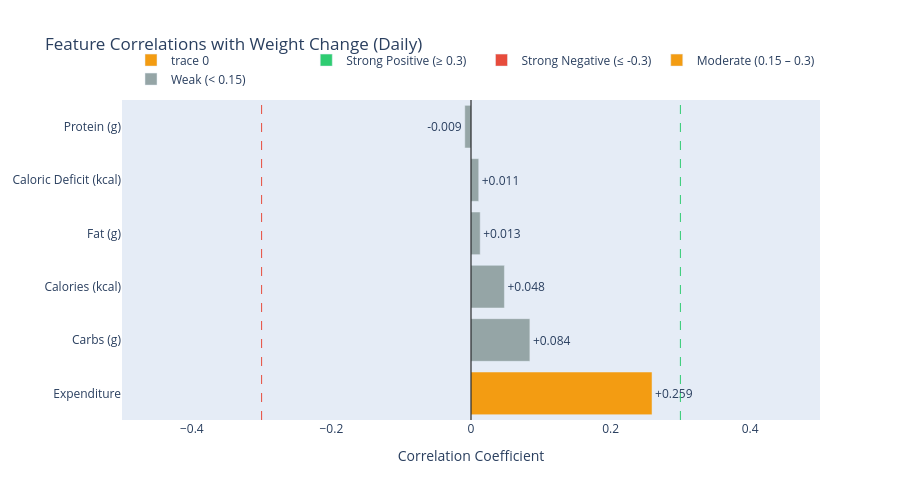

The code cell stored with this chart in its notebook:
### Code cell
# Feature-target correlation
corr_matrix = corr_data.corr()
target_corr = corr_matrix['Weight Change (kg)'].drop(['Weight Change (kg)', 'Weight Change (kg) - Lag 1']).sort_values(ascending=False)

def get_corr_color(val):
    """Color code by correlation strength (accounting for negative correlations)"""
    abs_val = abs(val)
    if abs_val >= 0.3:
        return '#e74c3c' if val < 0 else '#2ecc71'  # Strong negative (red) or positive (green)
    elif abs_val >= 0.15:
        return '#f39c12'  # Moderate (orange)
    else:
        return '#95a5a6'  # Weak (gray)

colors = [get_corr_color(val) for val in target_corr.values]

fig = go.Figure(go.Bar(
    x=target_corr.values,
    y=target_corr.index,
    orientation='h',
    marker=dict(color=colors),
    text=[f'{val:+.3f}' for val in target_corr.values],
    textposition='outside',
    hovertemplate='%{y}: %{x:+.3f}<extra></extra>'
))

# Add reference lines
fig.add_vline(x=0, line=dict(color='black', width=1))
fig.add_vline(x=0.3, line=dict(color='#2ecc71', dash='dash', width=1))
fig.add_vline(x=-0.3, line=dict(color='#e74c3c', dash='dash', width=1))

# Legend
fig.add_trace(go.Bar(x=[None], y=[None], marker=dict(color='#2ecc71'), name='Strong Positive (≥ 0.3)'))
fig.add_trace(go.Bar(x=[None], y=[None], marker=dict(color='#e74c3c'), name='Strong Negative (≤ -0.3)'))
fig.add_trace(go.Bar(x=[None], y=[None], marker=dict(color='#f39c12'), name='Moderate (0.15 – 0.3)'))
fig.add_trace(go.Bar(x=[None], y=[None], marker=dict(color='#95a5a6'), name='Weak (< 0.15)'))

fig.update_layout(
    title='Feature Correlations with Weight Change (Daily)',
    xaxis_title='Correlation Coefficient',
    xaxis=dict(range=[-0.5, 0.5]),
    height=500,
    showlegend=True,
    legend=dict(orientation='h', yanchor='bottom', y=1.02, xanchor='right', x=1),
    bargap=0.2
)

fig.show()

### Figure 1 — Plotly figure (JSON) as saved in the notebook; plotly's stock layout.template omitted (floating-point values rounded to 4 significant figures)
{"data": [{"hovertemplate": "%{y}: %{x:+.3f}<extra></extra>", "marker": {"color": ["#f39c12", "#95a5a6", "#95a5a6", "#95a5a6", "#95a5a6", "#95a5a6"]}, "orientation": "h", "text": ["+0.259", "+0.084", "+0.048", "+0.013", "+0.011", "-0.009"], "textposition": "outside", "type": "bar", "x": [0.2594, 0.08436, 0.04788, 0.01318, 0.01109, -0.008908], "y": ["Expenditure", "Carbs (g)", "Calories (kcal)", "Fat (g)", "Caloric Deficit (kcal)", "Protein (g)"]}, {"marker": {"color": "#2ecc71"}, "name": "Strong Positive (≥ 0.3)", "type": "bar", "x": [null], "y": [null]}, {"marker": {"color": "#e74c3c"}, "name": "Strong Negative (≤ -0.3)", "type": "bar", "x": [null], "y": [null]}, {"marker": {"color": "#f39c12"}, "name": "Moderate (0.15 – 0.3)", "type": "bar", "x": [null], "y": [null]}, {"marker": {"color": "#95a5a6"}, "name": "Weak (< 0.15)", "type": "bar", "x": [null], "y": [null]}], "layout": {"bargap": 0.2, "height": 500, "legend": {"orientation": "h", "x": 1, "xanchor": "right", "y": 1.02, "yanchor": "bottom"}, "shapes": [{"line": {"color": "black", "width": 1}, "type": "line", "x0": 0, "x1": 0, "xref": "x", "y0": 0, "y1": 1, "yref": "y domain"}, {"line": {"color": "#2ecc71", "dash": "dash", "width": 1}, "type": "line", "x0": 0.3, "x1": 0.3, "xref": "x", "y0": 0, "y1": 1, "yref": "y domain"}, {"line": {"color": "#e74c3c", "dash": "dash", "width": 1}, "type": "line", "x0": -0.3, "x1": -0.3, "xref": "x", "y0": 0, "y1": 1, "yref": "y domain"}], "showlegend": true, "title": {"text": "Feature Correlations with Weight Change (Daily)"}, "xaxis": {"range": [-0.5, 0.5], "title": {"text": "Correlation Coefficient"}}}}
